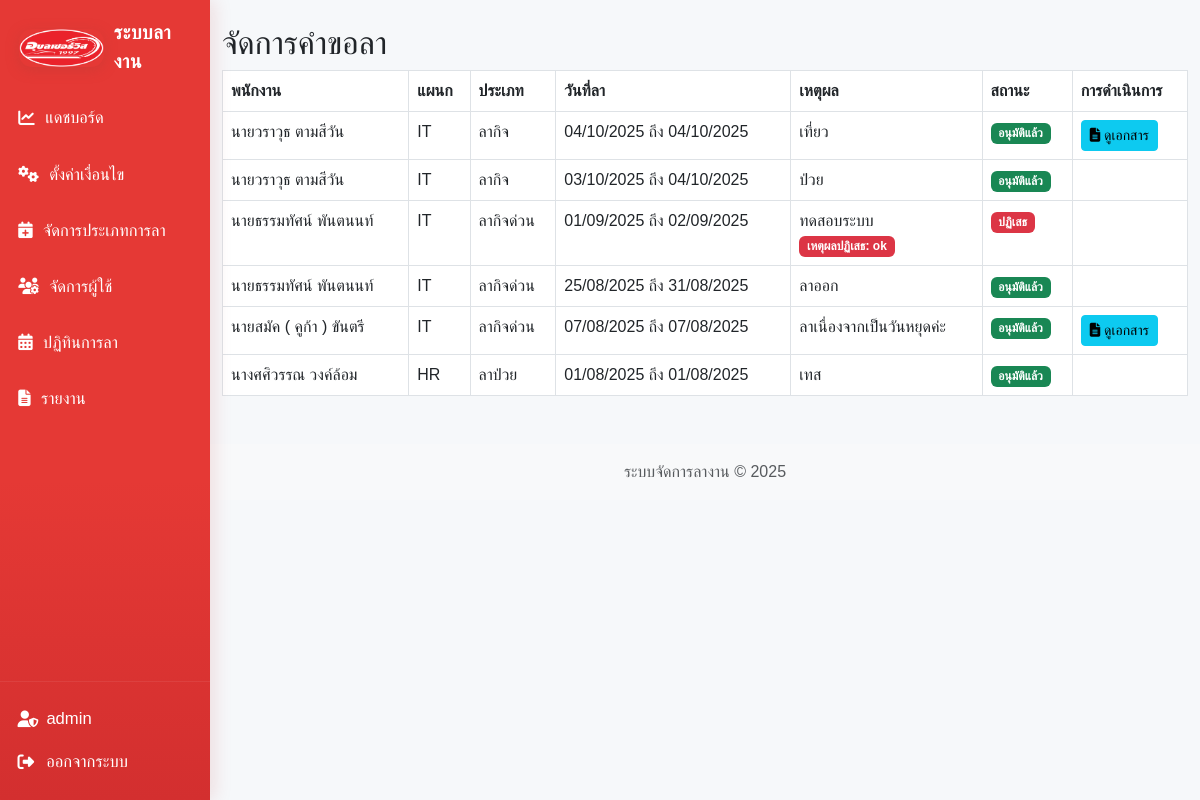
The app's page /hr/manage_leaves.php (signed in) with its own data.
### tables this page shows
CREATE TABLE `leave_requests` (
  `id` int NOT NULL,
  `user_id` int NOT NULL,
  `leave_type_id` int NOT NULL,
  `start_date` date NOT NULL,
  `end_date` date NOT NULL,
  `reason` text NOT NULL,
  `document_path` varchar(255) DEFAULT NULL,
  `status` enum('pending','approved','rejected') DEFAULT 'pending',
  `reject_reason` varchar(255) DEFAULT NULL,
  `approved_by` int DEFAULT NULL,
  `created_at` timestamp NOT NULL DEFAULT CURRENT_TIMESTAMP
);

CREATE TABLE `users` (
  `id` int NOT NULL,
  `username` varchar(50) NOT NULL,
  `password` varchar(255) NOT NULL,
  `password_plain` varchar(255) DEFAULT NULL,
  `fullname` varchar(100) NOT NULL,
  `email` varchar(100) NOT NULL,
  `role` enum('admin','hr','manager','employee') NOT NULL,
  `department` varchar(50) DEFAULT NULL,
  `created_at` timestamp NOT NULL DEFAULT CURRENT_TIMESTAMP
);

CREATE TABLE `leave_types` (
  `id` int NOT NULL,
  `name` varchar(50) NOT NULL,
  `description` text,
  `requires_document` tinyint(1) DEFAULT '0'
);

### hr/manage_leaves.php (the view, shortened to what this page needs)
<?php
require_once '../config/db.php';
$stmt = $conn->query("SELECT lr.*, u.fullname, u.department, lt.name as leave_type_name
                     FROM leave_requests lr
                     JOIN users u ON lr.user_id = u.id
                     JOIN leave_types lt ON lr.leave_type_id = lt.id
                     ORDER BY lr.created_at DESC");
$leave_requests = $stmt->fetchAll(PDO::FETCH_ASSOC);
?>
<?php include '../includes/header.php'; ?>
<div class="container mt-4">
    <h2>จัดการคำขอลา</h2>
    <table class="table table-bordered">
        <thead class="thead-dark">
            <tr>
                <th>พนักงาน</th>
                <th>แผนก</th>
                <th>ประเภท</th>
                <th>วันที่ลา</th>
                <th>เหตุผล</th>
                <th>สถานะ</th>
                <th>การดำเนินการ</th>
            </tr>
        </thead>
        <tbody>
            <?php foreach ($leave_requests as $request): ?>
                <tr>
                    <td><?= htmlspecialchars($request['fullname']) ?></td>
                    <td><?= htmlspecialchars($request['department']) ?></td>
                    <td><?= htmlspecialchars($request['leave_type_name']) ?></td>
                    <td><?= date('d/m/Y', strtotime($request['start_date'])) . " ถึง " . date('d/m/Y', strtotime($request['end_date'])) ?></td>
                    <td>
                        <?= htmlspecialchars($request['reason']) ?>
                        <?php if ($request['status'] == 'rejected' && !empty($request['reject_reason'])): ?>
                            <br><span class="badge bg-danger">เหตุผลปฏิเสธ: <?= htmlspecialchars($request['reject_reason']) ?></span>
                        <?php endif; ?>
                    </td>
                    <td>
                        <?php
                        $status_map = [
                            'pending' => ['class' => 'bg-warning text-dark', 'text' => 'รออนุมัติ'],
                            'approved' => ['class' => 'bg-success', 'text' => 'อนุมัติแล้ว'],
                            'rejected' => ['class' => 'bg-danger', 'text' => 'ปฏิเสธ']
                        ];
                        $status_info = $status_map[$request['status']] ?? ['class' => 'bg-secondary', 'text' => 'ไม่ทราบสถานะ'];
                        ?>
                        <span class="badge <?= $status_info['class'] ?>"><?= $status_info['text'] ?></span>
                    </td>
                    <td>
                        <?php if ($request['document_path']): ?>
                            <a href="<?= BASE_URL ?>uploads/<?= htmlspecialchars($request['document_path']) ?>" class="btn btn-sm btn-info" target="_blank">
                                <i class="fas fa-file-alt"></i> ดูเอกสาร
                            </a>
                        <?php endif; ?>
                    </td>
                </tr>
            <?php endforeach; ?>
        </tbody>
    </table>
</div>
<?php include '../includes/footer.php'; ?>

### assets/css/style.css (style rules this page uses)
body { font-family: 'Kanit', sans-serif; background-color: #f8f9fa; }

### includes/header.php (style rules this page uses)
body { background: #f6f8fa; }
@media (min-width: 992px) { body { padding-left: 210px !important; } }

### records on screen
leave_requests: user.fullname "นายวราวุธ ตามสีวัน", user.department "IT", leave_type.name "ลากิจ", start_date "04/10/2025", end_date "04/10/2025", reason "เที่ยว", status "อนุมัติแล้ว"
leave_requests: user.fullname "นายวราวุธ ตามสีวัน", user.department "IT", leave_type.name "ลากิจ", start_date "03/10/2025", end_date "04/10/2025", reason "ป่วย", status "อนุมัติแล้ว"
leave_requests: user.fullname "นายธรรมทัศน์ พันตนนท์", user.department "IT", leave_type.name "ลากิจด่วน", start_date "01/09/2025", end_date "02/09/2025", reason "ทดสอบระบบ", reject_reason "ok", status "ปฏิเสธ"
leave_requests: user.fullname "นายธรรมทัศน์ พันตนนท์", user.department "IT", leave_type.name "ลากิจด่วน", start_date "25/08/2025", end_date "31/08/2025", reason "ลาออก", status "อนุมัติแล้ว"
leave_requests: user.fullname "นายสมัค ( คูก้า ) ขันตรี", user.department "IT", leave_type.name "ลากิจด่วน", start_date "07/08/2025", end_date "07/08/2025", reason "ลาเนื่องจากเป็นวันหยุดค่ะ", status "อนุมัติแล้ว"
leave_requests: user.fullname "นางศศิวรรณ วงค์ล้อม", user.department "HR", leave_type.name "ลาป่วย", start_date "01/08/2025", end_date "01/08/2025", reason "เทส", status "อนุมัติแล้ว"

### other values on screen
$item['text'] "แดชบอร์ด"
$item['text'] "ตั้งค่าเงื่อนไข"
$item['text'] "จัดการประเภทการลา"
$item['text'] "จัดการผู้ใช้"
$item['text'] "ปฏิทินการลา"
$item['text'] "รายงาน"
$_SESSION['username'] "admin"
